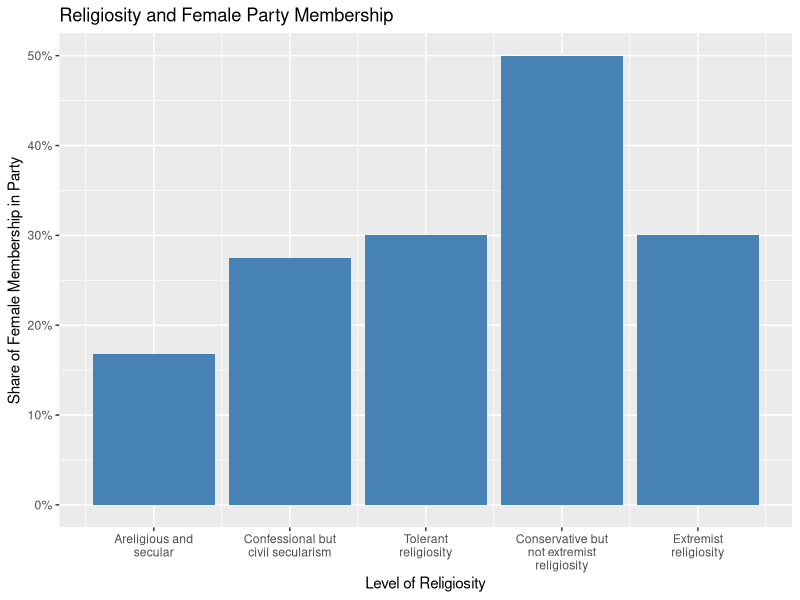
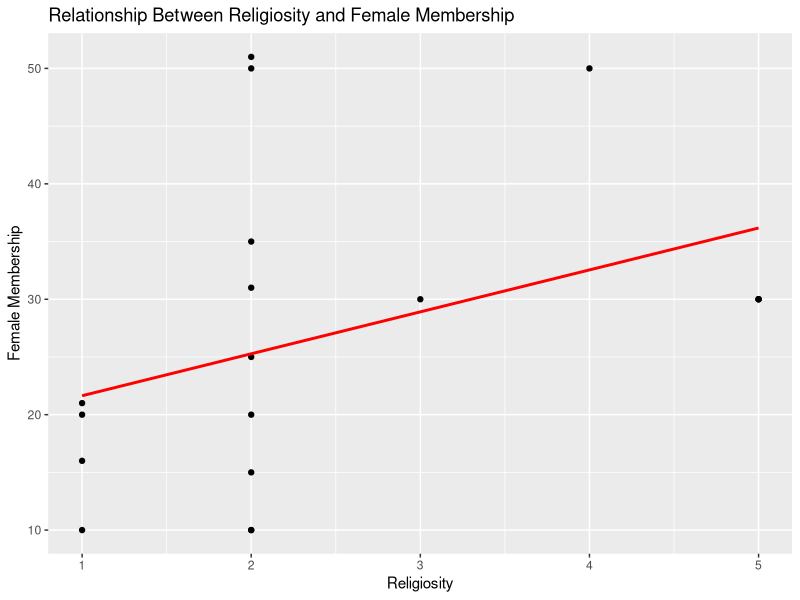
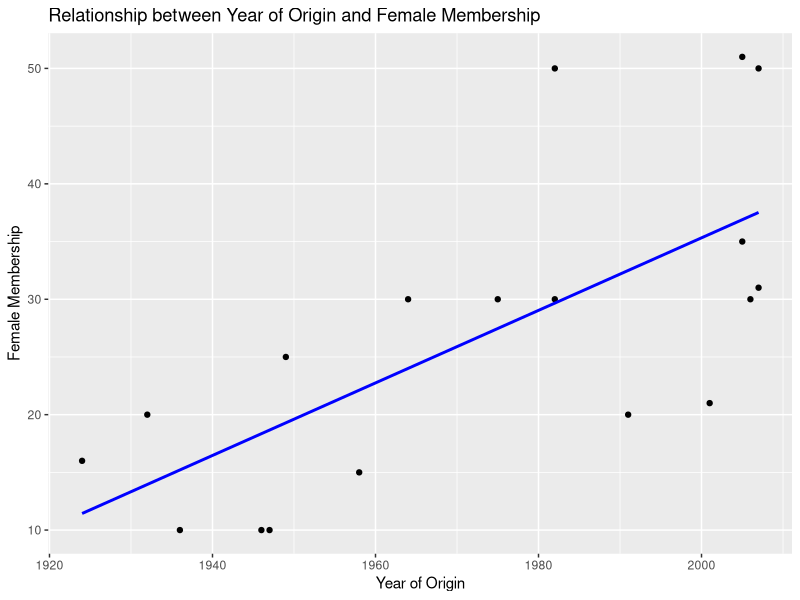

Generate these figures, in order, with R:
## ---- chunk 1
library(tidyverse)
library(ggplot2)
library(scales)

#loading data
library(haven)
women_religion <- read_sav("Party Variation in Religiosity and Womens Leadership Lebanon Dataset.SAV")

#grouping by level of religiosity and calculating the mean female party membership for each group

women_religion$SECLRSM

women_religion$SECLRSM2<-NA
women_religion$SECLRSM2<-ifelse(women_religion$SECLRSM==1,5,women_religion$SECLRSM2)
women_religion$SECLRSM2<-ifelse(women_religion$SECLRSM==2,4,women_religion$SECLRSM2)
women_religion$SECLRSM2<-ifelse(women_religion$SECLRSM==3,3,women_religion$SECLRSM2)
women_religion$SECLRSM2<-ifelse(women_religion$SECLRSM==4,2,women_religion$SECLRSM2)
women_religion$SECLRSM2<-ifelse(women_religion$SECLRSM==5,1,women_religion$SECLRSM2)
print(table(women_religion$SECLRSM2))
print(table(women_religion$SECLRSM))

women_religion$SECLRSM<-women_religion$SECLRSM2

fem_membership_mean <- women_religion %>%
  group_by(SECLRSM) %>%
 summarize(
   fem_avg = mean(F_MEM, na.rm = TRUE))

fem_membership_mean$SECLRSM
fem_membership_mean$fem_avg
#changing order of variables so that it ranges from secular to extremely religious



#configuring x axis labels


xlabels <- c("Areligious and secular", "Confessional but civil secularism", "Tolerant religiosity", "Conservative but not extremist religiosity", "Extremist religiosity")

wrapped_labels <- str_wrap(xlabels, width = 19)


#producing bar plot showing the relationship between level of party religiosity and share of female membership 

rel_fem_plot <- ggplot(fem_membership_mean, mapping = aes(x = SECLRSM, y = fem_avg)) + geom_col(fill = "steelblue") +
  labs(
    title = "Religiosity and Female Party Membership",
    x = "Level of Religiosity",
    y = "Share of Female Membership in Party"
  ) + 
   scale_y_continuous(labels = scales::percent_format(scale = 1)) +
  scale_x_continuous(
    breaks = as.numeric(fem_membership_mean$SECLRSM),
    labels = wrapped_labels)


rel_fem_plot
## ---- chunk 2
#regression, femMem and religiosity

yr_fem_religion <- lm(F_MEM ~ SECLRSM, data = women_religion) %>%
  broom::tidy()|>
  select(term, est=estimate, se=std.error, pval=p.value)


knitr::kable(yr_fem_religion, digits=3, col.names = c("Variable", "Coefficient Estimate", "Standard Error", "P-Value"))

## ---- chunk 3
#visualization of relationship between level of party religiosity and female party membership
plot_religiosity <- ggplot(women_religion, aes(x = SECLRSM, y = F_MEM)) +
  geom_point() +
  geom_smooth(method = "lm", se = FALSE, color = "red") +
  labs(
    title = "Relationship Between Religiosity and Female Membership",
    x = "Religiosity",
    y = "Female Membership"
  )

plot_religiosity
## ---- chunk 4
#single variable regression, year of origin on female membership
fem_membership_year_regression <- lm(F_MEM ~ YRORGN, data = women_religion) %>%
broom::tidy()%>%
  select(term, est=estimate, se=std.error, pval=p.value)


knitr::kable(fem_membership_year_regression, digits=3, col.names = c("Variable", "Coefficient Estimate", "Standard Error", "P-Value"))


## ---- chunk 5
#visualization of relationship between year of party origin and female party membership

plot_year <- ggplot(women_religion, aes(x = YRORGN, y = F_MEM)) +
  geom_point() +
  geom_smooth(method = "lm", se = FALSE, color = "blue") +
  labs(
    title = "Relationship between Year of Origin and Female Membership",
    x = "Year of Origin",
    y = "Female Membership"
  )

plot_year
## ---- chunk 6
#multivariable regression, year of origin AND level of religiosity on female membership

yr_fem_religion <- lm(F_MEM ~ YRORGN + SECLRSM, data = women_religion)%>%
broom::tidy()%>%
  select(term, est=estimate, se=std.error, pval=p.value)

knitr::kable(yr_fem_religion, digits=3, col.names = c("Variable", "Coefficient Estimate", "Standard Error", "P-Value"))



